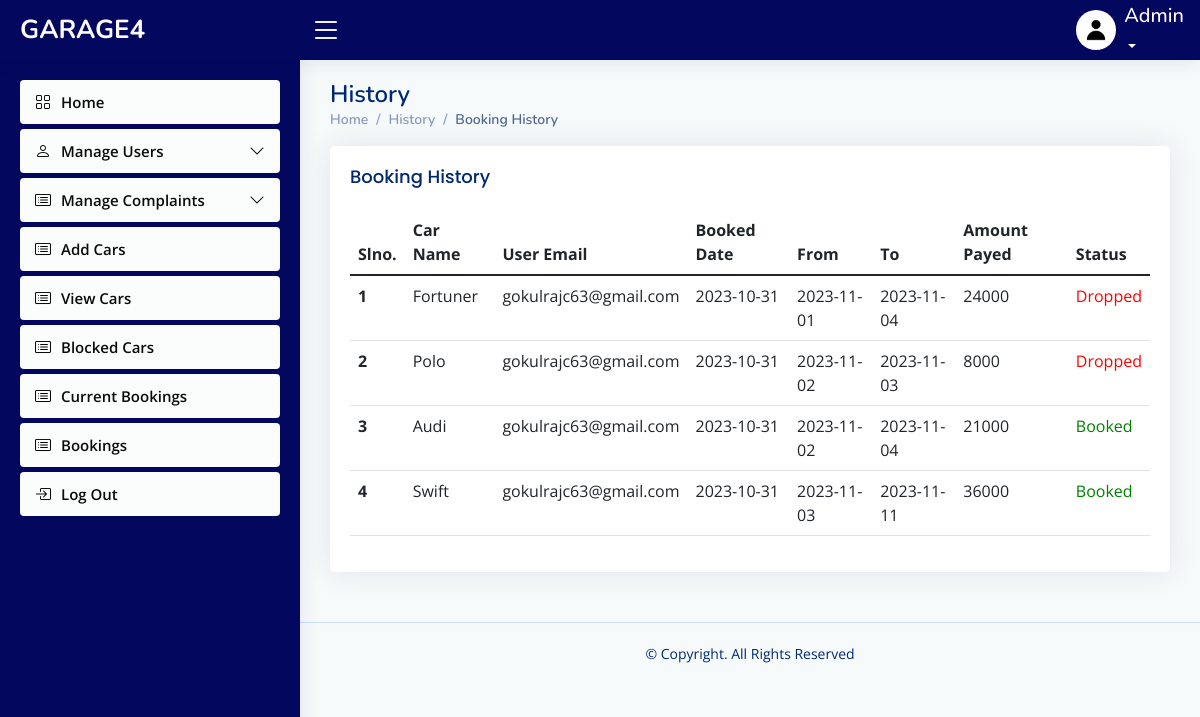
Page /admin/bookinghistory.php on the earlier database version.
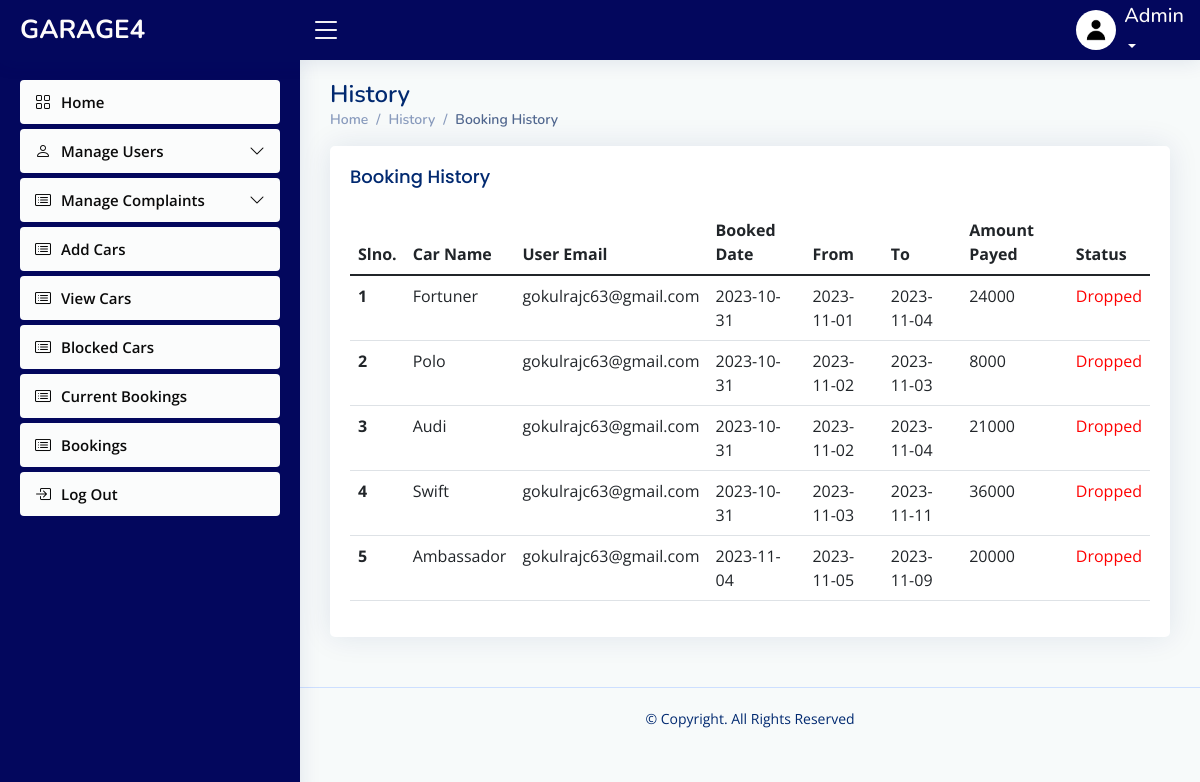
Same page on the later database version.
### tables this page shows
CREATE TABLE `booking` (
  `booking_id` int(11) NOT NULL,
  `carname` varchar(60) NOT NULL,
  `category` varchar(40) NOT NULL,
  `color` varchar(40) NOT NULL,
  `capacity` varchar(40) NOT NULL,
  `rate` varchar(40) NOT NULL,
  `car_id` varchar(20) NOT NULL,
  `email` varchar(50) NOT NULL,
  `days` varchar(40) NOT NULL,
  `bdate` date NOT NULL,
  `pick` date NOT NULL,
  `dropd` date NOT NULL,
  `total` varchar(40) NOT NULL,
  `status` int(11) NOT NULL,
  `payment` int(11) NOT NULL
);

### connect.php (called while the page is built, shortened)
<?php
$dbname="garage4";
$conn=mysqli_connect("localhost","root","",$dbname);
function select_data($sql)
{
  global $conn;
  $res = mysqli_query($conn, $sql);
  if ($res)
    return $res;
  else
    return False;
}
?>

### admin/bookinghistory.php (the view, shortened to what this page needs)
<?php
include("header.php");
?>
  <main id="main" class="main">
    <div class="pagetitle">
      <h1>History</h1>
      <nav>
        <ol class="breadcrumb">
          <li class="breadcrumb-item"><a href="viewcar.php">Home</a></li>
          <li class="breadcrumb-item">History</a></li>
          <li class="breadcrumb-item active">Booking History</li>
        </ol>
      </nav>
    </div>
    <div class="card">
          <div class="card-body">
            <h5 class="card-title">
            Booking History
            </h5>
    <section class="section dashboard">
      <div class="row">
      <section class="section">
      <div class="row">
        <div class="col-lg-12">
              <table class="table datatable">
                <thead>
                  <tr>
                    <th scope="col">Slno.</th>
                    <th scope="col">Car Name</th>
                    <th scope="col">User Email</th>
                    <th scope="col">Booked Date</th>
                    <th scope="col">From</th>
                    <th scope="col">To</th>
                    <th scope="col">Amount Payed</th>
                    <th scope="col">Status</th>
                  </tr>
                </thead>
                <tbody>
                <?php
               $sql = "select * from booking";
                $data=select_data($sql);
                $n=1;
                while ($row = mysqli_fetch_assoc($data)) {
                  ?>
                  <tr>
                  <th scope='row'><?php echo $n++; ?></th>
                 <td><?php echo  $row['carname'] ?></td>
                 <td><?php echo  $row['email'] ?></td>
                 <td> <?php echo $row['bdate'] ?></td>
                 <td><?php echo $row['pick'] ?></td>
                 <td><?php echo $row['dropd']?></td>
                 <td> <?php echo $row['total']  ?></td>
                 <td>
                                <?php
                                    if ($row['status'] == 1)
                                        echo "<p style='color: green;'>Booked</p>";
                                    else if ($row['status'] == 2)
                                        echo "<p style='color: red;'>Dropped</p>";
                                    ?>
                            </td>
                  <?php
                  }
                  ?>
                </tbody>
              </table>
            </div>
          </div>
        </div>
      </div>
  </main>
  <?php
include 'footer.php';
?>

### admin/header.php (shortened to what this page needs)
<?php
require("../connect.php");
   ?>
<!DOCTYPE html>
<html lang="en">
<head>
  <link href="assets/vendor/bootstrap/css/bootstrap.min.css" rel="stylesheet">
  <link href="assets/vendor/bootstrap-icons/bootstrap-icons.css" rel="stylesheet">
  <link href="assets/vendor/boxicons/css/boxicons.min.css" rel="stylesheet">
  <link href="assets/vendor/quill/quill.snow.css" rel="stylesheet">
  <link href="assets/vendor/quill/quill.bubble.css" rel="stylesheet">
  <link href="assets/vendor/remixicon/remixicon.css" rel="stylesheet">
  <link href="assets/vendor/simple-datatables/style.css" rel="stylesheet">
  <link href="assets/css/styleeee.css" rel="stylesheet">
</head>
<body>
  <header id="header" class="header fixed-top d-flex align-items-center">
    <div class="d-flex align-items-center justify-content-between">
      <a href="activeuser.php" class="logo d-flex align-items-center">
        <span class="d-none d-lg-block">GARAGE4</span>
      </a>
      <i class="bi bi-list toggle-sidebar-btn"></i>
    </div>
    <nav class="header-nav ms-auto">
      <ul class="d-flex align-items-center">
        <li class="nav-item dropdown pe-3">
          <a class="nav-link nav-profile d-flex align-items-center pe-0" href="#" data-bs-toggle="dropdown">
            <img src="assets/img/default.jpg" alt="Profile" class="rounded-circle">
            <span class="d-none d-md-block dropdown-toggle ps-2"><h5>Admin</h5></span>
          </a>
        </li>
      </ul>
    </nav>
  </header>
  <aside id="sidebar" class="sidebar">
    <ul class="sidebar-nav" id="sidebar-nav">
      <li class="nav-item">
        <a class="nav-link collapsed" href="activeuser.php">
          <i class="bi bi-grid"></i>
          <span>Home</span>
        </a>
      </li>
      <li class="nav-item">
        <a class="nav-link collapsed" data-bs-target="#user-nav" data-bs-toggle="collapse" href="#">
          <i class="bi bi-person"></i><span>Manage Users</span><i class="bi bi-chevron-down ms-auto"></i>
        </a>
      </li>
      <li class="nav-item">
        <a class="nav-link collapsed" data-bs-target="#icons-nav" data-bs-toggle="collapse" href="#">
          <i class="bi bi-card-list"></i><span>Manage Complaints</span><i class="bi bi-chevron-down ms-auto"></i>
        </a>
      </li>
      <li class="nav-item">
        <a class="nav-link collapsed" href="addcars.php">
          <i class="bi bi-card-list"></i>
          <span>Add Cars</span>
        </a>
      </li>
      <li class="nav-item">
        <a class="nav-link collapsed" href="viewcar.php">
          <i class="bi bi-card-list"></i>
          <span>View Cars</span>
        </a>
      </li>
      <li class="nav-item">
        <a class="nav-link collapsed" href="blockedcars.php">
          <i class="bi bi-card-list"></i>
          <span>Blocked Cars</span>
        </a>
      </li>
      <li class="nav-item">
        <a class="nav-link collapsed" href="userbookings.php">
          <i class="bi bi-card-list"></i>
          <span>Current Bookings</span>
        </a>
      </li>
      <li class="nav-item">
        <a class="nav-link collapsed" href="bookinghistory.php">
          <i class="bi bi-card-list"></i>
          <span>Bookings</span>
        </a>
      </li>
      <li class="nav-item">
        <a class="nav-link collapsed" onclick="logout()">
          <i class="bi bi-box-arrow-in-right"></i>
          <span>Log Out</span>
        </a>
      </li>
    </ul>
  </aside>

### admin/footer.php (shortened to what this page needs)
<footer id="footer" class="footer">
<div class="copyright">
  &copy; Copyright. All Rights Reserved
</div>
<div class="credits">
</body>
</html>

### admin/assets/css/styleeee.css (style rules this page uses)
:root { scroll-behavior: smooth; }
body { font-family: "Open Sans", sans-serif; background: #f7fafa; color: #444444; }
a { color: #4154f1; text-decoration: none; }
h1, h2, h3, h4, h5, h6 { font-family: "Nunito", sans-serif; }
#main { margin-top: 60px; padding: 20px 30px; transition: all 0.3s; }
.pagetitle { margin-bottom: 10px; }
.pagetitle h1 { font-size: 24px; margin-bottom: 0; font-weight: 600; color: #012970; }
.card { margin-bottom: 30px; border: none; border-radius: 5px; box-shadow: 0px 0 30px rgba(1, 41, 112, 0.1); }
.card-title { padding: 20px 0 15px 0; font-size: 18px; font-weight: 500; color: #012970; font-family: "Poppins", sans-serif; }
.card-body { padding: 0 20px 20px 20px; }
.breadcrumb { font-size: 14px; font-family: "Nunito", sans-serif; color: #899bbd; font-weight: 600; }
.breadcrumb a { color: #899bbd; transition: 0.3s; }
.breadcrumb .breadcrumb-item::before { color: #899bbd; }
.breadcrumb .active { color: #51678f; font-weight: 600; }
.logo { line-height: 1; }
@media (min-width: 1200px) { .logo { width: 280px; } }
.logo span { font-size: 26px; font-weight: 700; color: #fdfbfb; font-family: "Nunito", sans-serif; }
.header { transition: all 0.5s; z-index: 997; height: 60px; box-shadow: 0px 2px 20px rgba(1, 41, 112, 0.1); background-color: #03075d; padding-left: 20px; }
.header .toggle-sidebar-btn { font-size: 32px; padding-left: 10px; cursor: pointer; color: #fdfbfb; }
.header-nav ul { list-style: none; }
.header-nav > ul { margin: 0; padding: 0; }
.header-nav .nav-profile { color: #fdfbfb; }
.header-nav .nav-profile img { max-height: 40px; }
.header-nav .nav-profile span { font-size: 14px; font-weight: 600; }
.sidebar { position: fixed; top: 60px; left: 0; bottom: 0; width: 300px; z-index: 996; transition: all 0.3s; padding: 20px; overflow-y: auto; scrollbar-width: thin; scrollbar-color: #aab7cf transparent; box-shadow: 0px 0px 20px rgba(1, 41, 112, 0.1); background-color:#03075d ; }
@media (min-width: 1200px) { #main, #footer { margin-left: 300px; } }
.sidebar-nav { padding: 0; margin: 0; list-style: none; }
.sidebar-nav li { padding: 0; margin: 0; list-style: none; }
.sidebar-nav .nav-item { margin-bottom: 5px; }
.sidebar-nav .nav-link { display: flex; align-items: center; font-size: 15px; font-weight: 600; color: #4154f1; transition: 0.3; background: #fdfeff; padding: 10px 15px; border-radius: 4px; }
.sidebar-nav .nav-link i { font-size: 16px; margin-right: 10px; color: #efeff5; }
.sidebar-nav .nav-link.collapsed { color: #0a0a0a; background: #fbfcfc; }
.sidebar-nav .nav-link.collapsed i { color: #080808; }
.sidebar-nav .nav-link .bi-chevron-down { margin-right: 0; transition: transform 0.2s ease-in-out; }
.footer { padding: 20px 0; font-size: 14px; transition: all 0.3s; border-top: 1px solid #cddfff; }
.footer .copyright { text-align: center; color: #012970; }
.footer .credits { padding-top: 5px; text-align: center; font-size: 13px; color: #012970; }

Differences in the rows shown:
changed booking "Audi": status "Booked" → "Dropped"
changed booking "Swift": status "Booked" → "Dropped"
added booking: carname "Ambassador", email "gokulrajc63@gmail.com", bdate "2023-11-04", pick "2023-11-05", dropd "2023-11-09", total "20000", status "Dropped"
